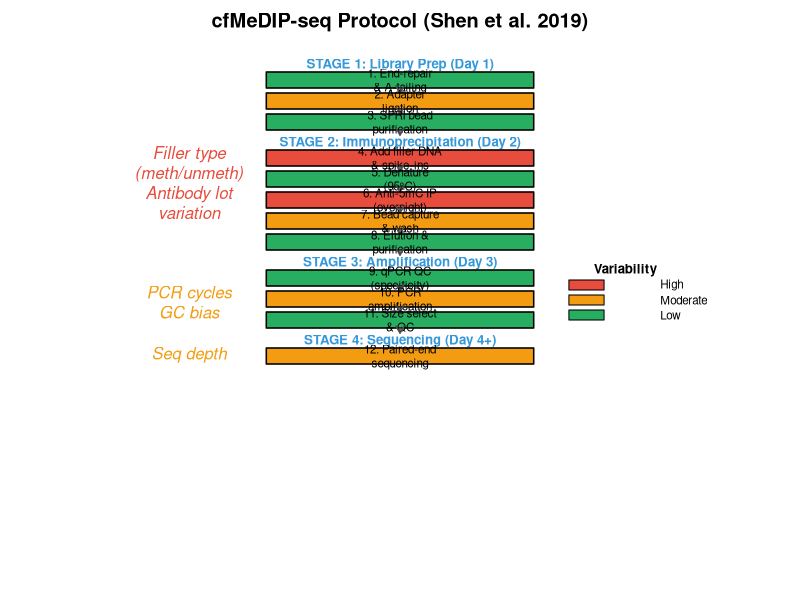

Generate this figure with R:
## ---- chunk 1
  ###fig.cap="cfMeDIP-seq Protocol (Shen et al. 2019)", echo=F}
# Set up plotting area
par(mar = c(1, 1, 2, 1))
plot(NULL, xlim = c(0, 10), ylim = c(0, 100), 
     xlab = "", ylab = "", xaxt = "n", yaxt = "n",
     bty = "n", main = "cfMeDIP-seq Protocol (Shen et al. 2019)")

# Color scheme for variability
col_high <- "#E74C3C"      # Red - HIGH variability
col_mod <- "#F39C12"       # Orange - MODERATE variability  
col_low <- "#27AE60"       # Green - LOW variability
col_stage <- "#3498DB"     # Blue - Stage headers

# Function to draw a box with text
draw_box <- function(x, y, w, h, label, fill_col, text_cex = 0.7) {
  rect(x - w/2, y - h/2, x + w/2, y + h/2, col = fill_col, border = "black", lwd = 1.5)
  text(x, y, label, cex = text_cex, font = 1)
}

# Function to draw arrow between boxes
draw_arrow <- function(x1, y1, x2, y2) {
  arrows(x1, y1, x2, y2, length = 0.08, lwd = 1.5, col = "gray30")
}

# Function to draw stage header
draw_stage <- function(x, y, label) {
  text(x, y, label, cex = 0.8, font = 2, col = col_stage)
}

# Layout parameters
cx <- 5          # Center x
bw <- 3.8        # Box width
bh <- 3.2        # Box height
gap <- 4.2       # Vertical gap between boxes

# Starting y position
###y_pos <- 96
y_pos <- 99

# === STAGE 1: Library Preparation ===
draw_stage(cx, y_pos, "STAGE 1: Library Prep (Day 1)")
y_pos <- y_pos - 3

draw_box(cx, y_pos, bw, bh, "1. End-repair\n& A-tailing", col_low)
y_pos <- y_pos - gap
draw_arrow(cx, y_pos + gap - bh/2, cx, y_pos + bh/2)

draw_box(cx, y_pos, bw, bh, "2. Adapter\nligation", col_mod)
y_pos <- y_pos - gap
draw_arrow(cx, y_pos + gap - bh/2, cx, y_pos + bh/2)

draw_box(cx, y_pos, bw, bh, "3. SPRI bead\npurification", col_low)
y_pos <- y_pos - gap - 1
draw_arrow(cx, y_pos + gap + 1 - bh/2, cx, y_pos + bh/2 + 1)

# === STAGE 2: Immunoprecipitation ===
draw_stage(cx, y_pos + 1, "STAGE 2: Immunoprecipitation (Day 2)")
y_pos <- y_pos - 2

draw_box(cx, y_pos, bw, bh, "4. Add filler DNA\n& spike-ins", col_high)
y_pos <- y_pos - gap
draw_arrow(cx, y_pos + gap - bh/2, cx, y_pos + bh/2)

draw_box(cx, y_pos, bw, bh, "5. Denature\n(95°C)", col_low)
y_pos <- y_pos - gap
draw_arrow(cx, y_pos + gap - bh/2, cx, y_pos + bh/2)

draw_box(cx, y_pos, bw, bh, "6. Anti-5mC IP\n(overnight)", col_high)
y_pos <- y_pos - gap
draw_arrow(cx, y_pos + gap - bh/2, cx, y_pos + bh/2)

draw_box(cx, y_pos, bw, bh, "7. Bead capture\n& wash", col_mod)
y_pos <- y_pos - gap
draw_arrow(cx, y_pos + gap - bh/2, cx, y_pos + bh/2)

draw_box(cx, y_pos, bw, bh, "8. Elution &\npurification", col_low)
y_pos <- y_pos - gap - 1
draw_arrow(cx, y_pos + gap + 1 - bh/2, cx, y_pos + bh/2 + 1)

# === STAGE 3: Amplification ===
draw_stage(cx, y_pos + 1, "STAGE 3: Amplification (Day 3)")
y_pos <- y_pos - 2

draw_box(cx, y_pos, bw, bh, "9. qPCR QC\n(specificity)", col_low)
y_pos <- y_pos - gap
draw_arrow(cx, y_pos + gap - bh/2, cx, y_pos + bh/2)

draw_box(cx, y_pos, bw, bh, "10. PCR\namplification", col_mod)
y_pos <- y_pos - gap
draw_arrow(cx, y_pos + gap - bh/2, cx, y_pos + bh/2)

draw_box(cx, y_pos, bw, bh, "11. Size select\n& QC", col_low)
y_pos <- y_pos - gap - 1
draw_arrow(cx, y_pos + gap + 1 - bh/2, cx, y_pos + bh/2 + 1)

# === STAGE 4: Sequencing ===
draw_stage(cx, y_pos + 1, "STAGE 4: Sequencing (Day 4+)")
y_pos <- y_pos - 2

draw_box(cx, y_pos, bw, bh, "12. Paired-end\nsequencing", col_mod)

# === LEGEND ===
legend_x <- 8.2
legend_y <- 50

text(legend_x, legend_y + 8, "Variability", font = 2, cex = 0.8)
rect(legend_x - 0.8, legend_y + 4, legend_x - 0.3, legend_y + 6, col = col_high, border = "black")
text(legend_x + 0.5, legend_y + 5, "High", cex = 0.7, adj = 0)
rect(legend_x - 0.8, legend_y + 1, legend_x - 0.3, legend_y + 3, col = col_mod, border = "black")
text(legend_x + 0.5, legend_y + 2, "Moderate", cex = 0.7, adj = 0)
rect(legend_x - 0.8, legend_y - 2, legend_x - 0.3, legend_y, col = col_low, border = "black")
text(legend_x + 0.5, legend_y - 1, "Low", cex = 0.7, adj = 0)

# Key variability notes on left side
note_x <- 2.0 
text(note_x, 11.5+68, "Filler type\n(meth/unmeth)", cex = 1.00, col = col_high, font = 3)
text(note_x, 16+55.5, "Antibody lot\nvariation", cex = 1.00, col = col_high, font = 3)
text(note_x, 25.6+26, "PCR cycles\nGC bias", cex = 1.00, col = col_mod, font = 3)
text(note_x, 15+26, "Seq depth", cex = 1.00, col = col_mod, font = 3)


MM <- dev.off()

#cat("Flowchart saved to /mnt/user-data/outputs/cfMeDIP_Protocol_Flowchart.pdf\n")
